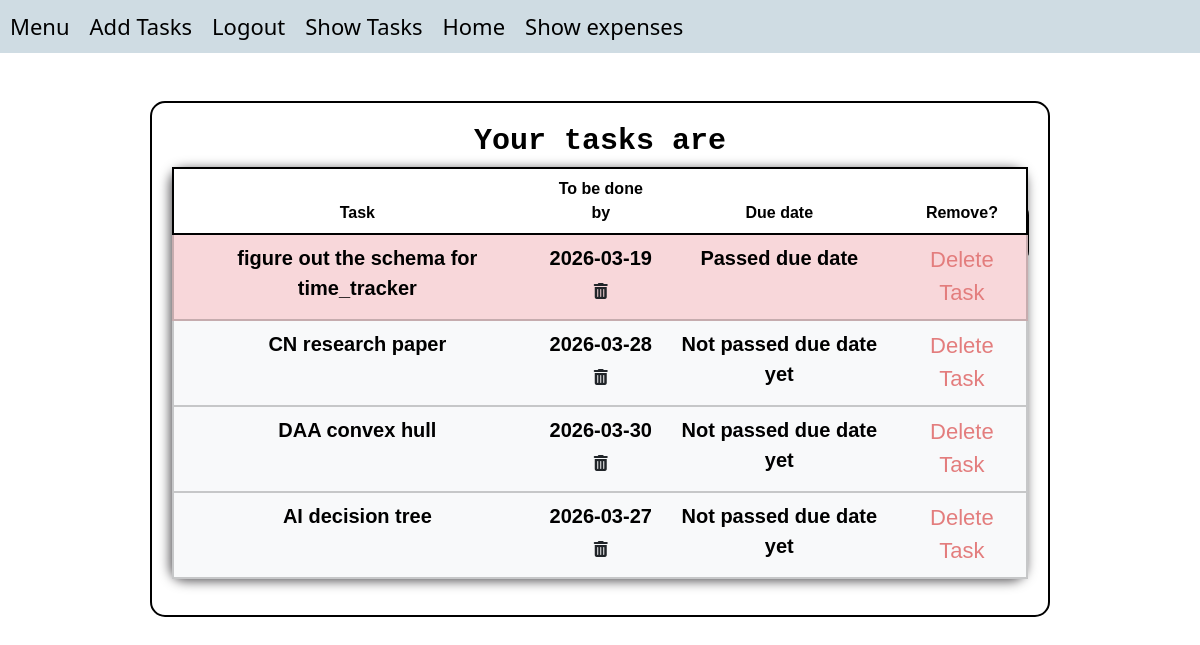
The page /show on the database as committed earlier.
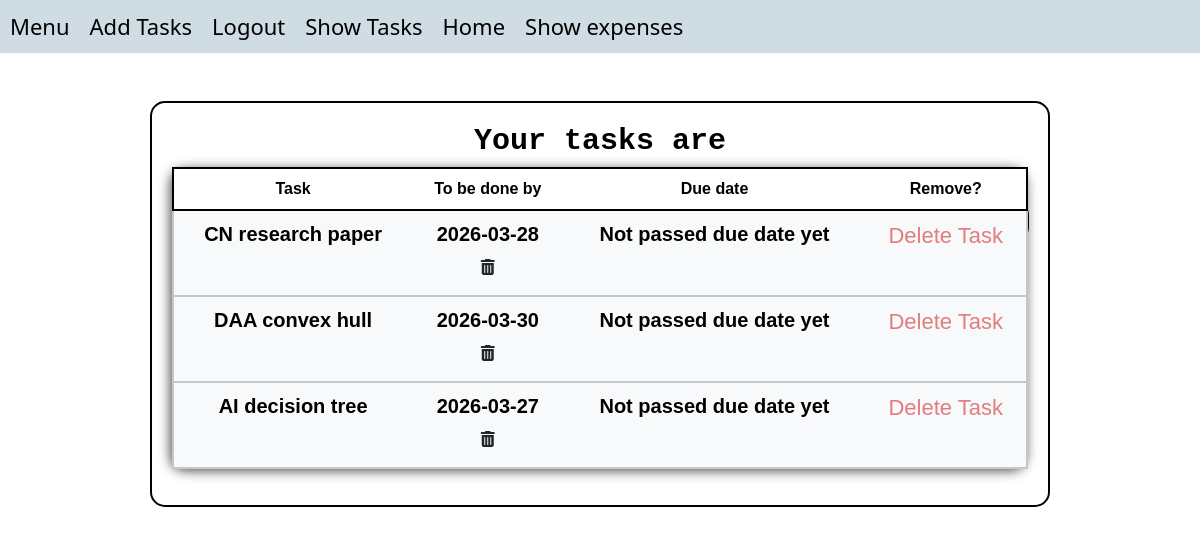
The same page on the database as committed later.
### todo/models.py (models this page shows)
class task(db.Model):
    id = db.Column("id", db.Integer, primary_key = True)
    task = db.Column("task", db.String(1200), nullable = False)
    date = db.Column("date", db.Date, nullable = False)
    expired = db.Column("expired",db.Boolean, nullable = False)

### todo/routes.py (the view)
@todo.route("/show", methods = ["GET"])
def show():
    t = task.query.all()
    tasks = task.query.all()
    for tuple in tasks:
        if tuple.date < date.today():
            tuple.expired = True
            db.session.commit()
        else:
            tuple.expired = False
            db.session.commit()
    return render_template("todo/show.html", t = t)

### todo/templates/todo/show.html (shortened to what this page needs)
{% extends "base.html" %}
{% block content %}
<br><br>
<div class="show">
    <h3>Your tasks are</h3>
    <table class="table table-hover">
        <thead>
            <th>
                Task
            </th>
            <th>
                To be done by
            </th>
            <th>
                Due date
            </th>
            <th>
                Remove?
            </th>
        </thead>
        {% for data in t %}
        {% if data.expired == True: %}
        <tbody class="table-danger">
            <td>{{data.task}}</td>
            <td>{{data.date}}
                <form action="{{url_for('todo.changeDate', id = data.id)}}" method="post">
                    <button type="button" class="btn" onclick="editDate('{{data.id}}')"><i class="fa fa-trash"></i></button>
                </form>
            </td>
            <td>Passed due date</td>
            <td>
                <a style="color: rgb(227, 125, 125);" href="{{url_for('todo.delete', id=data.id)}}"
                >Delete Task</a>
            </td>
        </tbody>
        {% else %}
        <tbody class="table-light">
            <td>{{data.task}}</td>
            <td>{{data.date}}
                <form action="{{url_for('todo.changeDate', id = data.id)}}" method="post">
                    <button type="button" class="btn" onclick="editDate('{{data.id}}')"><i class="fa fa-trash"></i></button>
                </form>
            </td>
            <td>Not passed due date yet</td>
            <td>
                <a style="color: rgb(227, 125, 125);" href="{{url_for('todo.delete', id=data.id)}}"
                >Delete Task</a>
            </td>
        </tbody>
        {% endif %}
        {% endfor %}
    </table>
</div>
{% endblock %}

### templates/base.html (shortened to what this page needs)
<!DOCTYPE html>
<html lang="en">
<head>
    <link href="https://cdn.jsdelivr.net/npm/bootstrap@5.3.8/dist/css/bootstrap.min.css" rel="stylesheet"
>
    <link rel="stylesheet" href="../static/style.css">
    <link rel="stylesheet" href="https://cdnjs.cloudflare.com/ajax/libs/font-awesome/4.7.0/css/font-awesome.min.css">
</head>
<body class="bs-body-color">
    <div class="header">
        <a href="">Menu</a>
        <a href="{{url_for('todo.add')}}">Add Tasks</a>
        <a href="">Logout</a>
        <a href="{{url_for('todo.show')}}">Show Tasks</a>
        <a href="{{url_for('todo.welcome')}}">Home</a>
        <a href="{{url_for('exp.dashboard')}}">Show expenses</a>
    </div>
    {% block content %}{% endblock %}
</body>
</html>

### static/style.css (style rules this page uses)
* { text-align: center; align-items: center; }
.header { text-align: left; margin: auto; align-items: safe; display: flex; flex-direction: row; color: white; background-color: rgb(207, 220, 227); }
.header * { margin: 10px; }
table { border: 2px solid black; padding: 25px; margin: auto; text-align: center; width: 90%; height: 200px; border-radius: 15px; box-shadow: -2px 2px 12px rgb(83, 81, 84); border-color: rgb(0, 0, 0); }
thead { border: 2px solid black; border-radius: 15px; box-shadow: 2px 2pc black; border-color: rgb(0, 0, 0); color: rgb(0, 0, 0); font-weight: 800; }
tbody { border: 2px solid rgb(0, 0, 0); background-color: rgb(227, 222, 241); font-size: 20px; border-radius: 15px; border-color: rgb(0, 0, 0); }
h3 { font-family: 'Courier New', Courier, monospace; font-weight: 600; }
.show { border-radius: 15px; width: 75%; height: auto; text-align: center; margin: auto; padding: 20px; font-family: 'Lucida Sans', 'Lucida Sans Regular', 'Lucida Grande', 'Lucida Sans Unicode', Geneva, Verdana, sans-serif; border: 2px solid black; font-weight: 800; overflow-y: scroll; }
.show h3 { color: rgb(0, 0, 0); font-size: 30px; }
a { text-decoration: none; color: rgb(0, 0, 0); font-size: 22px; font-weight: 500; }
form { color: white; }

Rows that differ between the two databases and show on the page:
removed task: task "figure out the schema for time_tracker", date "2026-03-19"
